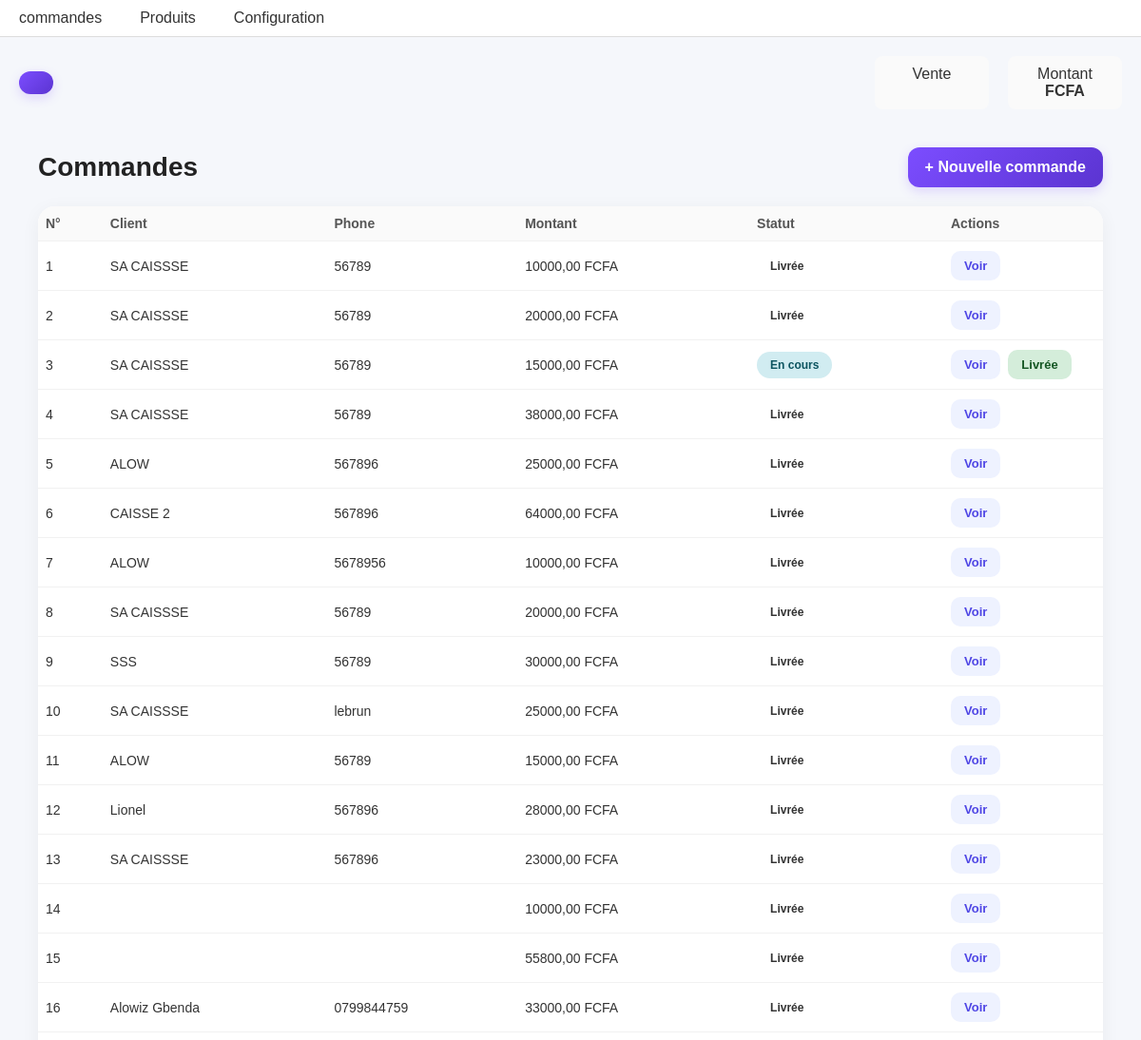
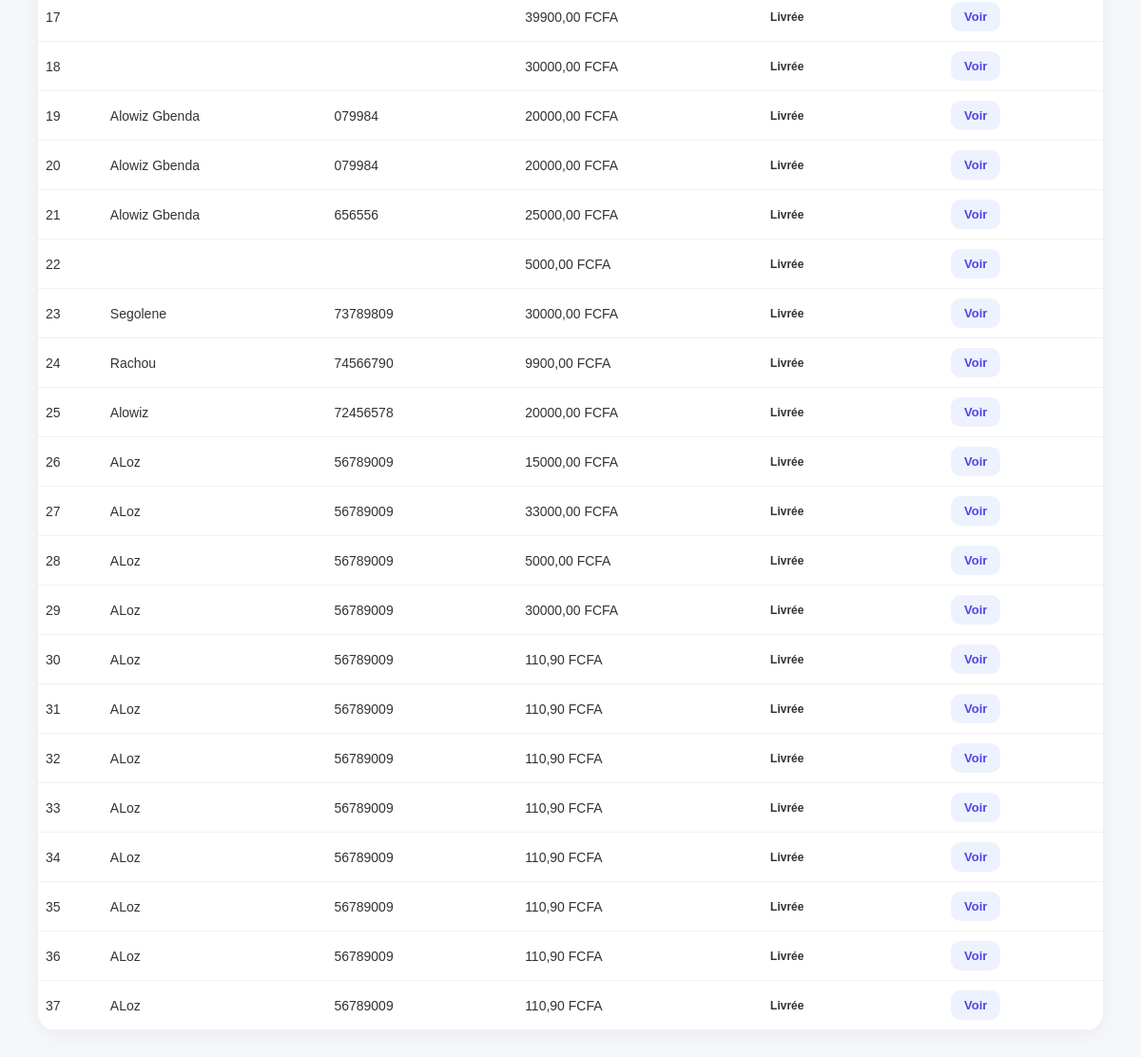
Screenshot of /orders/ with the database file from the repository (2 pictures, top to bottom).
### orders/models.py (models this page shows, shortened)
class Order(BaseModel):
    customer = models.CharField(
        max_length=150
    )
    phone = models.CharField(
        max_length=150
    )
    address = models.TextField(
        blank=True,
        null=True
    )
    note = models.TextField(
        blank=True,
        null=True
    )
    total = models.DecimalField(
        max_digits=10,
        decimal_places=2,
        default=0
    )
    status = models.CharField(
        max_length=50,
        default='pending'
    )
    company_id = models.IntegerField()

### orders/views.py (the view)
# urls.py: path("", order_list, name="order_list"),
def order_list(request):
    orders = Order.objects.all().order_by('-created_at')[:40]
    return render(request, 'orders/list.html', {
        'orders': orders
    })

### connexion/context_processors.py (called while the page is built, shortened)
def mon_contexte(request):
    if not request.user.is_authenticated:
        return {}

### connexion/templates/orders/list.html (shortened to what this page needs)
{% extends "base.html" %}
{% block content %}
<div class="container">
    <div class="header">
        <h2>Commandes</h2>
        <a href="/orders/pos/" class="btn">
            + Nouvelle commande
        </a>
    </div>
    <div class="table-wrapper">
        <table class="table">
            <thead>
                <tr>
                    <th>N°</th>
                    <th>Client</th>
                    <th>Phone</th>
                    <th>Montant</th>
                    <th>Statut</th>
                    <th>Actions</th>
                </tr>
            </thead>
            <tbody>
                {% for order in orders %}
                <tr>
                    <td>{{ forloop.counter }}</td>
                    <td>{{ order.customer }}</td>
                    <td>{{ order.phone }}</td>
                    <td>{{ order.total }} FCFA</td>
                    <td>
                        <span class="status {{ order.status }}">
                            {% if order.status == 'pending' %}
                                En attente
                            {% elif order.status == 'send' %}
                                En cours
                            {% else %}
                                Livrée
                            {% endif %}
                        </span>
                    </td>
                    <td>
                        <div class="actions">
                            <a href="{% url 'order_detail' order.uuid %}"
                               class="btn-action btn-view">
                                Voir
                            </a>
                            {% if order.status == 'pending' %}
                                <a href="{% url 'order_send' order.uuid %}"
                                   class="btn-action btn-process">
                                    Traiter
                                </a>
                            {% elif order.status == 'send' %}
                                <a href="{% url 'order_delivry' order.uuid %}"
                                   class="btn-action btn-delivered">
                                    Livrée
                                </a>
                            {% endif %}
                        </div>
                    </td>
                </tr>
                {% empty %}
                <tr>
                    <td colspan="6" class="empty">
                        Aucune commande
                    </td>
                </tr>
                {% endfor %}
            </tbody>
        </table>
    </div>
</div>
{% endblock %}

### connexion/templates/base.html (style rules this page uses)
* { margin: 0; padding: 0; box-sizing: border-box; }
body { font-family: Arial, sans-serif; background: #f6f7f9; color: #333; }
.container { padding: 20px; }
.header { display: flex; justify-content: space-between; align-items: center; }
.btn { padding: 8px 15px; border-radius: 6px; border: none; cursor: pointer; transition: 0.2s; }
* { margin:0; padding:0; box-sizing:border-box; }
body { font-family: Arial,sans-serif; background:#f6f7f9; color:#333; }
.container { padding:20px; }
.header { display:flex; justify-content:space-between; align-items:center; }
.btn { padding:8px 15px; border-radius:6px; border:none; cursor:pointer; transition:0.2s; }

### connexion/templates/orders/list.html (style rules this page uses)
* { box-sizing:border-box; }
body { background:#f5f7fb; font-family:Arial, sans-serif; }
.container { padding:20px; }
.header { display:flex; justify-content:space-between; align-items:center; margin-bottom:20px; gap:15px; flex-wrap:wrap; }
.header h2 { font-size:28px; color:#222; }
.btn { background:linear-gradient(135deg,#7c4dff,#5b34d1); color:white; padding:12px 18px; border-radius:12px; text-decoration:none; font-weight:600; transition:0.2s; box-shadow:0 4px 12px rgba(124,77,255,0.2); }
.table-wrapper { width:100%; overflow-x:auto; background:white; border-radius:18px; box-shadow:0 4px 20px rgba(0,0,0,0.05); }
.table { width:100%; border-collapse:collapse; min-width:800px; }
.table th:last-child, .table td:last-child { width:15%; white-space:nowrap; }
.table th:nth-child(5), .table td:nth-child(5) { white-space:nowrap; }
.table th, .table td { padding:10px 8px; border-bottom:1px solid #f1f1f1; text-align:left; font-size:14px; }
.table th { background:#fafafa; color:#555; font-weight:700; }
.status { display:inline-block; padding:7px 14px; border-radius:30px; font-size:12px; font-weight:700; }
.send { background:#d1ecf1; color:#0c5460; }
.actions { display:flex; gap:8px; flex-wrap:wrap; }
.btn-action { padding:8px 14px; border-radius:10px; text-decoration:none; font-size:13px; font-weight:600; transition:0.2s; display:inline-flex; align-items:center; justify-content:center; }
.btn-view { background:#eef2ff; color:#4f46e5; }
.btn-delivered { background:#d4edda; color:#155724; }

### rows the page displays
Order: customer "SA CAISSSE", phone "56789", total "10000,00", status "Livrée"
Order: customer "SA CAISSSE", phone "56789", total "20000,00", status "Livrée"
Order: customer "SA CAISSSE", phone "56789", total "15000,00", status "En cours"
Order: customer "SA CAISSSE", phone "56789", total "38000,00", status "Livrée"
Order: customer "ALOW", phone "567896", total "25000,00", status "Livrée"
Order: customer "CAISSE 2", phone "567896", total "64000,00", status "Livrée"
Order: customer "ALOW", phone "5678956", total "10000,00", status "Livrée"
Order: customer "SA CAISSSE", phone "56789", total "20000,00", status "Livrée"
Order: customer "SSS", phone "56789", total "30000,00", status "Livrée"
Order: customer "SA CAISSSE", phone "lebrun", total "25000,00", status "Livrée"
Order: customer "ALOW", phone "56789", total "15000,00", status "Livrée"
Order: customer "Lionel", phone "567896", total "28000,00", status "Livrée"
Order: customer "SA CAISSSE", phone "567896", total "23000,00", status "Livrée"
Order: total "10000,00", status "Livrée"
Order: total "55800,00", status "Livrée"
Order: customer "Alowiz Gbenda", phone "0799844759", total "33000,00", status "Livrée"
Order: total "39900,00", status "Livrée"
Order: total "30000,00", status "Livrée"
Order: customer "Alowiz Gbenda", phone "079984", total "20000,00", status "Livrée"
Order: customer "Alowiz Gbenda", phone "079984", total "20000,00", status "Livrée"
Order: customer "Alowiz Gbenda", phone "656556", total "25000,00", status "Livrée"
Order: total "5000,00", status "Livrée"
Order: customer "Segolene", phone "73789809", total "30000,00", status "Livrée"
Order: customer "Rachou", phone "74566790", total "9900,00", status "Livrée"
Order: customer "Alowiz", phone "72456578", total "20000,00", status "Livrée"
Order: customer "ALoz", phone "56789009", total "15000,00", status "Livrée"
Order: customer "ALoz", phone "56789009", total "33000,00", status "Livrée"
Order: customer "ALoz", phone "56789009", total "5000,00", status "Livrée"
Order: customer "ALoz", phone "56789009", total "30000,00", status "Livrée"
Order: customer "ALoz", phone "56789009", total "110,90", status "Livrée"
Order: customer "ALoz", phone "56789009", total "110,90", status "Livrée"
Order: customer "ALoz", phone "56789009", total "110,90", status "Livrée"
Order: customer "ALoz", phone "56789009", total "110,90", status "Livrée"
Order: customer "ALoz", phone "56789009", total "110,90", status "Livrée"
Order: customer "ALoz", phone "56789009", total "110,90", status "Livrée"
Order: customer "ALoz", phone "56789009", total "110,90", status "Livrée"
Order: customer "ALoz", phone "56789009", total "110,90", status "Livrée"
